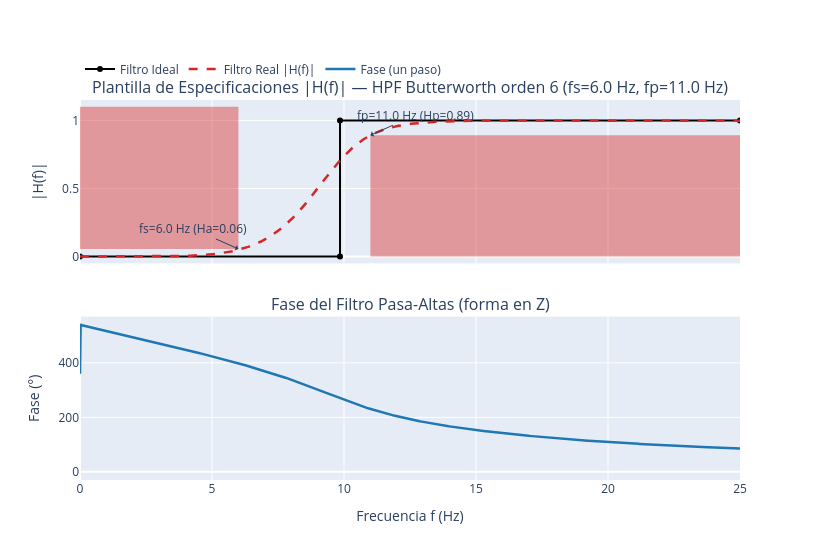
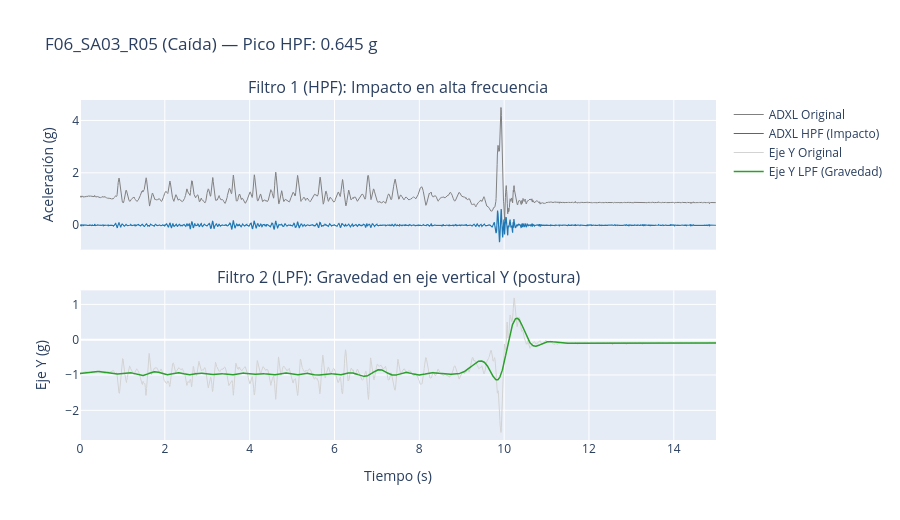

Write notebook code for charts like these, in order.
### Code cell
from plotly.subplots import make_subplots


from plotly.subplots import make_subplots

def graficar_bode():
    w, h_hpf = signal.sosfreqz(sos_hpf, worN=4096, fs=FS)
    mag_lin = np.abs(h_hpf)  # |H(f)| en escala lineal (de 0 a 1)
    
    # Niveles lineales Hp y Ha a partir de GPASS (1 dB) y GSTOP (25 dB)
    Hp = 10 ** (-GPASS / 20)   # ~0.891
    Ha = 10 ** (-GSTOP / 20)   # ~0.056
    fc_hz = wn_hpf * (FS / 2)

    # Fase de un paso (forma en Z)
    fase_hpf = np.unwrap(np.angle(h_hpf)) * (180 / np.pi)
    fase_hpf = fase_hpf - fase_hpf[-1]

    fig = make_subplots(
        rows=2, cols=1, shared_xaxes=True, vertical_spacing=0.14,
        subplot_titles=(
            f"Plantilla de Especificaciones |H(f)| — HPF Butterworth orden {orden_hpf} (fs={FRECHAZO} Hz, fp={FPASO} Hz)",
            "Fase del Filtro Pasa-Altas (forma en Z)"
        )
    )

    # --- SUBGRÁFICA 1: PLANTILLA TIPO LIBRO (|H(f)| LINEAL CON CAJAS ROJAS) ---
    # Caja roja 1 (Banda de rechazo: f <= fs, |H| > Ha)
    fig.add_shape(type="rect", x0=0, x1=FRECHAZO, y0=Ha, y1=1.1,
                  fillcolor="rgba(220, 50, 47, 0.45)", line=dict(width=0), row=1, col=1)
    # Caja roja 2 (Banda pasante: f >= fp, |H| < Hp)
    fig.add_shape(type="rect", x0=FPASO, x1=25, y0=0, y1=Hp,
                  fillcolor="rgba(220, 50, 47, 0.45)", line=dict(width=0), row=1, col=1)

    # Filtro Ideal (escalón negro en fc_hz)
    fig.add_trace(go.Scatter(
        x=[0, fc_hz, fc_hz, 25], y=[0, 0, 1, 1],
        name="Filtro Ideal", line=dict(color="black", width=2)
    ), row=1, col=1)

    # Filtro Real (curva roja punteada pasando entre las cajas)
    fig.add_trace(go.Scatter(
        x=w, y=mag_lin,
        name="Filtro Real |H(f)|", line=dict(color="#d62728", dash="dash", width=2.5)
    ), row=1, col=1)

    # Etiquetas fs, fp, Hp, Ha
    fig.add_annotation(x=FRECHAZO, y=Ha, text=f"fs={FRECHAZO} Hz (Ha={Ha:.2f})", showarrow=True, arrowhead=1, ax=-45, ay=-20, row=1, col=1)
    fig.add_annotation(x=FPASO, y=Hp, text=f"fp={FPASO} Hz (Hp={Hp:.2f})", showarrow=True, arrowhead=1, ax=45, ay=-20, row=1, col=1)

    # --- SUBGRÁFICA 2: FASE EN Z (escala log o lineal) ---
    fig.add_trace(go.Scatter(
        x=w, y=fase_hpf, name="Fase (un paso)", line=dict(color="#1f77b4", width=2.5)
    ), row=2, col=1)

    fig.update_xaxes(range=[0, 25], title_text="Frecuencia f (Hz)", row=2, col=1)
    fig.update_yaxes(range=[-0.05, 1.15], title_text="|H(f)|", row=1, col=1)
    fig.update_yaxes(range=[-30, 570], title_text="Fase (°)", row=2, col=1)
    fig.update_layout(width=820, height=560, legend=dict(orientation="h", y=1.12))
    fig.show()

def graficar_senal(df=df_senal, filtrada=senal_filtrada, postura_y=adxl_y_lpf, ruta=Ruta):
    clase = "ADL" if ruta.name.startswith("D") else "Caída"
    t = np.arange(len(df)) / FS

    fig = make_subplots(rows=2, cols=1, shared_xaxes=True, vertical_spacing=0.12,
                        subplot_titles=("Filtro 1 (HPF): Impacto en alta frecuencia", "Filtro 2 (LPF): Gravedad en eje vertical Y (postura)"))

    fig.add_trace(go.Scatter(x=t, y=df['ADXL'], name="ADXL Original", line=dict(color="gray", width=1)), row=1, col=1)
    fig.add_trace(go.Scatter(x=t, y=filtrada, name="ADXL HPF (Impacto)", line=dict(color="#1f77b4", width=1.2)), row=1, col=1)

    fig.add_trace(go.Scatter(x=t, y=df['ADXL_Y'], name="Eje Y Original", line=dict(color="lightgray", width=1)), row=2, col=1)
    fig.add_trace(go.Scatter(x=t, y=postura_y, name="Eje Y LPF (Gravedad)", line=dict(color="#2ca02c", width=1.5)), row=2, col=1)

    fig.update_layout(title=f"{ruta.stem} ({clase}) — Pico HPF: {filtrada.abs().max():.3f} g", height=520, hovermode="x unified")
    fig.update_yaxes(title_text="Aceleración (g)", row=1, col=1)
    fig.update_yaxes(title_text="Eje Y (g)", row=2, col=1)
    fig.update_xaxes(title_text="Tiempo (s)", row=2, col=1)
    fig.show()

graficar_bode()
graficar_senal()

### Figure 1 — Plotly figure (JSON) as saved in the notebook; plotly's stock layout.template omitted (floating-point values rounded to 4 significant figures; data arrays with more than 128 entries replaced by an {"elided": "..."} marker saying what was removed)
{"data": [{"line": {"color": "black", "width": 2}, "name": "Filtro Ideal", "type": "scatter", "x": [0, 9.848, 9.848, 25], "xaxis": "x", "y": [0, 0, 1, 1], "yaxis": "y"}, {"line": {"color": "#d62728", "dash": "dash", "width": 2.5}, "name": "Filtro Real |H(f)|", "type": "scatter", "x": {"elided": "4096 float values"}, "xaxis": "x", "y": {"elided": "4096 float values"}, "yaxis": "y"}, {"line": {"color": "#1f77b4", "width": 2.5}, "name": "Fase (un paso)", "type": "scatter", "x": {"elided": "4096 float values"}, "xaxis": "x2", "y": {"elided": "4096 float values"}, "yaxis": "y2"}], "layout": {"annotations": [{"font": {"size": 16}, "showarrow": false, "text": "Plantilla de Especificaciones |H(f)| — HPF Butterworth orden 6 (fs=6.0 Hz, fp=11.0 Hz)", "x": 0.5, "xanchor": "center", "xref": "paper", "y": 1, "yanchor": "bottom", "yref": "paper"}, {"font": {"size": 16}, "showarrow": false, "text": "Fase del Filtro Pasa-Altas (forma en Z)", "x": 0.5, "xanchor": "center", "xref": "paper", "y": 0.43, "yanchor": "bottom", "yref": "paper"}, {"arrowhead": 1, "ax": -45, "ay": -20, "showarrow": true, "text": "fs=6.0 Hz (Ha=0.06)", "x": 6, "xref": "x", "y": 0.05623, "yref": "y"}, {"arrowhead": 1, "ax": 45, "ay": -20, "showarrow": true, "text": "fp=11.0 Hz (Hp=0.89)", "x": 11, "xref": "x", "y": 0.8913, "yref": "y"}], "height": 560, "legend": {"orientation": "h", "y": 1.12}, "shapes": [{"fillcolor": "rgba(220, 50, 47, 0.45)", "line": {"width": 0}, "type": "rect", "x0": 0, "x1": 6, "xref": "x", "y0": 0.05623, "y1": 1.1, "yref": "y"}, {"fillcolor": "rgba(220, 50, 47, 0.45)", "line": {"width": 0}, "type": "rect", "x0": 11, "x1": 25, "xref": "x", "y0": 0, "y1": 0.8913, "yref": "y"}], "width": 820, "xaxis": {"anchor": "y", "domain": [0, 1], "matches": "x2", "showticklabels": false}, "xaxis2": {"anchor": "y2", "domain": [0, 1], "range": [0, 25], "title": {"text": "Frecuencia f (Hz)"}}, "yaxis": {"anchor": "x", "domain": [0.57, 1], "range": [-0.05, 1.15], "title": {"text": "|H(f)|"}}, "yaxis2": {"anchor": "x2", "domain": [0, 0.43], "range": [-30, 570], "title": {"text": "Fase (°)"}}}}

### Figure 2 — Plotly figure (JSON) as saved in the notebook; plotly's stock layout.template omitted (floating-point values rounded to 4 significant figures; data arrays with more than 128 entries replaced by an {"elided": "..."} marker saying what was removed)
{"data": [{"line": {"color": "gray", "width": 1}, "name": "ADXL Original", "type": "scatter", "x": {"elided": "3000 float values"}, "xaxis": "x", "y": {"elided": "3000 float values"}, "yaxis": "y"}, {"line": {"color": "#1f77b4", "width": 1.2}, "name": "ADXL HPF (Impacto)", "type": "scatter", "x": {"elided": "3000 float values"}, "xaxis": "x", "y": {"elided": "3000 float values"}, "yaxis": "y"}, {"line": {"color": "lightgray", "width": 1}, "name": "Eje Y Original", "type": "scatter", "x": {"elided": "3000 float values"}, "xaxis": "x2", "y": {"elided": "3000 float values"}, "yaxis": "y2"}, {"line": {"color": "#2ca02c", "width": 1.5}, "name": "Eje Y LPF (Gravedad)", "type": "scatter", "x": {"elided": "3000 float values"}, "xaxis": "x2", "y": {"elided": "3000 float values"}, "yaxis": "y2"}], "layout": {"annotations": [{"font": {"size": 16}, "showarrow": false, "text": "Filtro 1 (HPF): Impacto en alta frecuencia", "x": 0.5, "xanchor": "center", "xref": "paper", "y": 1, "yanchor": "bottom", "yref": "paper"}, {"font": {"size": 16}, "showarrow": false, "text": "Filtro 2 (LPF): Gravedad en eje vertical Y (postura)", "x": 0.5, "xanchor": "center", "xref": "paper", "y": 0.44, "yanchor": "bottom", "yref": "paper"}], "height": 520, "hovermode": "x unified", "title": {"text": "F06_SA03_R05 (Caída) — Pico HPF: 0.645 g"}, "xaxis": {"anchor": "y", "domain": [0, 1], "matches": "x2", "showticklabels": false}, "xaxis2": {"anchor": "y2", "domain": [0, 1], "title": {"text": "Tiempo (s)"}}, "yaxis": {"anchor": "x", "domain": [0.56, 1], "title": {"text": "Aceleración (g)"}}, "yaxis2": {"anchor": "x2", "domain": [0, 0.44], "title": {"text": "Eje Y (g)"}}}}
